Frame 1 (no input): blank canvas, image omitted
Frame 60 (no input): blank canvas, image omitted
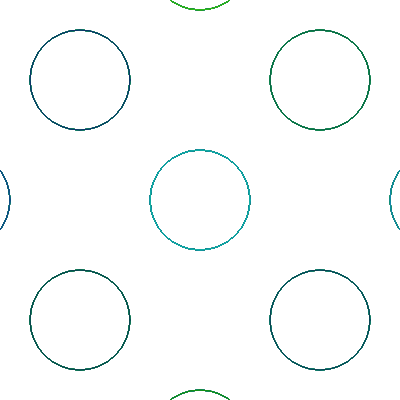
Frame 120 (the mouse pressed at the canvas centre since frame 60)

The p5.js sketch whose frames 1 and 60 were blank and that drew this single picture after the mouse press (run headless with seeded random() and noise() and a simulated clock; from frame 60 on, the mouse is pressed at the canvas centre):

// p5.js sketch
// ── sketch.js
function setup() {
    createCanvas(400, 400);
    colorMode(HSB, 100);
    frameRate(100);
    background(255); 
  }
  
  function draw() {
    background(255,2);
    
     noFill();
    stroke(random(30,60), 90, random(30,80));
    ellipse(mouseX-240, mouseY-240, mouseY/2, mouseX/2 );
    ellipse(mouseX-240, mouseY-240, mouseX/2, mouseY/2 ); 
    
    noFill();
    stroke(random(30,60), 90, random(30,80));
    ellipse(mouseX-120, mouseY-120, mouseY/2, mouseX/2 );
    ellipse(mouseX-120, mouseY-120, mouseX/2, mouseY/2 ); 
  
    
    noFill();
    stroke(random(30,60), 90, random(30,80));
    ellipse(mouseX, mouseY, mouseY/2, mouseX/2 );
    ellipse(mouseX, mouseY, mouseX/2, mouseY/2 ); 
    
    
    noFill();
    stroke(random(30,60), 90, random(30,80));
    ellipse(mouseX+120, mouseY+120, mouseY/2, mouseX/2 );
    ellipse(mouseX+120, mouseY+120, mouseX/2, mouseY/2 ); 
    
    noFill();
    stroke(random(30,60), 90, random(30,80));
    ellipse(mouseX+240, mouseY+240, mouseY/2, mouseX/2 );
    ellipse(mouseX+240, mouseY+240, mouseX/2, mouseY/2 ); 
   
   
    //------------------
    
    noFill();
    stroke(random(30,60), 90, random(30,80));
    ellipse(mouseX+240, mouseY-240, mouseY/2, mouseX/2 );
    ellipse(mouseX+240, mouseY-240, mouseX/2, mouseY/2 ); 
    
      noFill();
    stroke(random(30,60), 90, random(30,80));
    ellipse(mouseX+120, mouseY-120, mouseY/2, mouseX/2 );
    ellipse(mouseX+120, mouseY-120, mouseX/2, mouseY/2 ); 
    
    noFill();
    stroke(random(30,60), 90, random(30,80));
    ellipse(mouseX, mouseY, mouseY/2, mouseX/2 );
    ellipse(mouseX, mouseY, mouseX/2, mouseY/2 ); 
    
    noFill();
    stroke(random(30,60), 90, random(30,80));
    ellipse(mouseX-120, mouseY+120, mouseY/2, mouseX/2 );
    ellipse(mouseX-120, mouseY+120, mouseX/2, mouseY/2 ); 
    
    noFill();
    stroke(random(30,60), 90, random(30,80));
    ellipse(mouseX-240, mouseY+240, mouseY/2, mouseX/2 );
    ellipse(mouseX-240, mouseY+240, mouseX/2, mouseY/2 ); 
    
    //--------------------------
    
    noFill();
    stroke(random(30,60), 90, random(30,80));
    ellipse(mouseX, mouseY-240, mouseY/2, mouseX/2 );
    ellipse(mouseX, mouseY-240, mouseX/2, mouseY/2 ); 
     
    
      noFill();
    stroke(random(30,60), 90, random(30,80));
    ellipse(mouseX, mouseY+240, mouseY/2, mouseX/2 );
    ellipse(mouseX, mouseY+240, mouseX/2, mouseY/2 ); 
    
    
     //--------------------------
    
    
    noFill();
    stroke(random(30,60), 90, random(30,80));
    ellipse(mouseX-240, mouseY, mouseY/2, mouseX/2 );
    ellipse(mouseX-240, mouseY, mouseX/2, mouseY/2 ); 
     
    noFill();
    stroke(random(30,60), 90, random(30,80));
    ellipse(mouseX+240, mouseY, mouseY/2, mouseX/2 );
    ellipse(mouseX+240, mouseY, mouseX/2, mouseY/2 ); 
    
  }
// ── style.css
html,
body {
  margin: 20px;
  padding: 0;
}

section {
  margin-top: 100px;;
}


img {
  max-width: 100%;
}

.category {
  text-transform: uppercase;
  font-size: 1.2rem;
}


.flex {
  max-width: 100%;
  display: flex;
  flex-direction: row;
  flex-wrap: wrap;
  justify-content: space-around;
}


.flex img {
  width: 200px;
}
